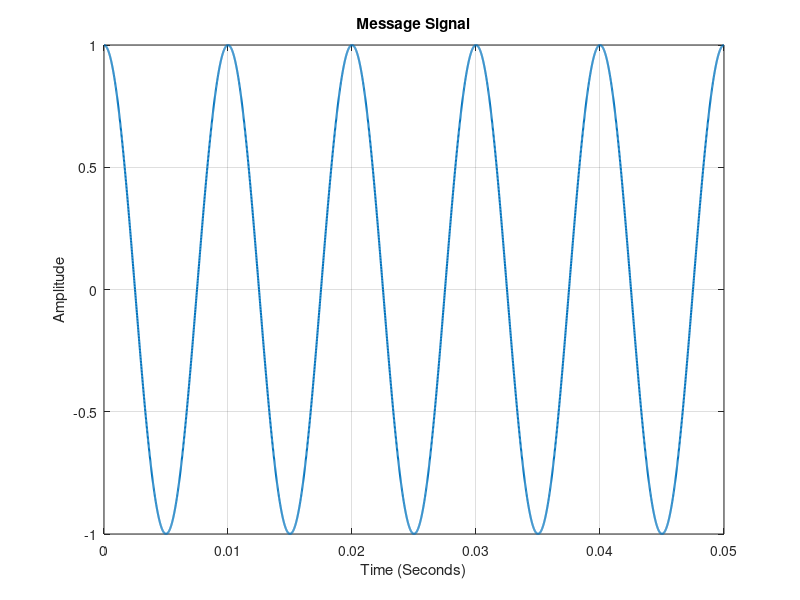
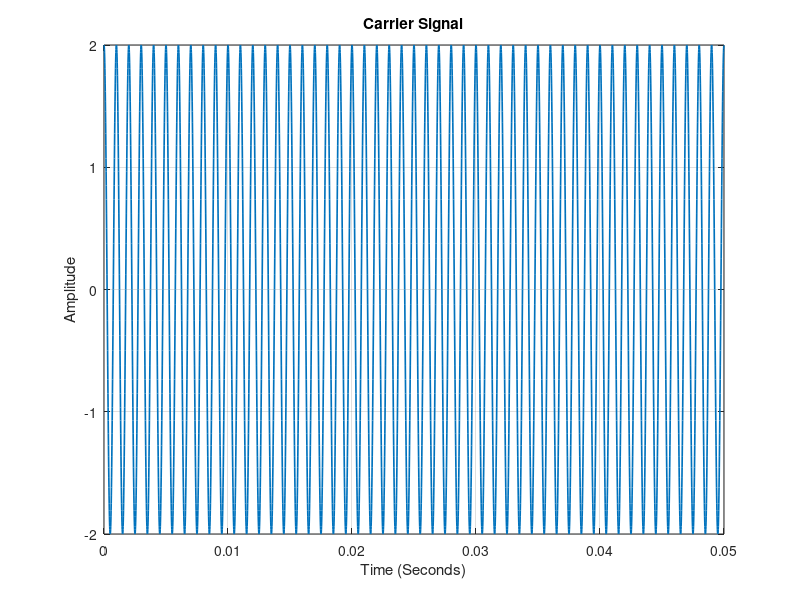
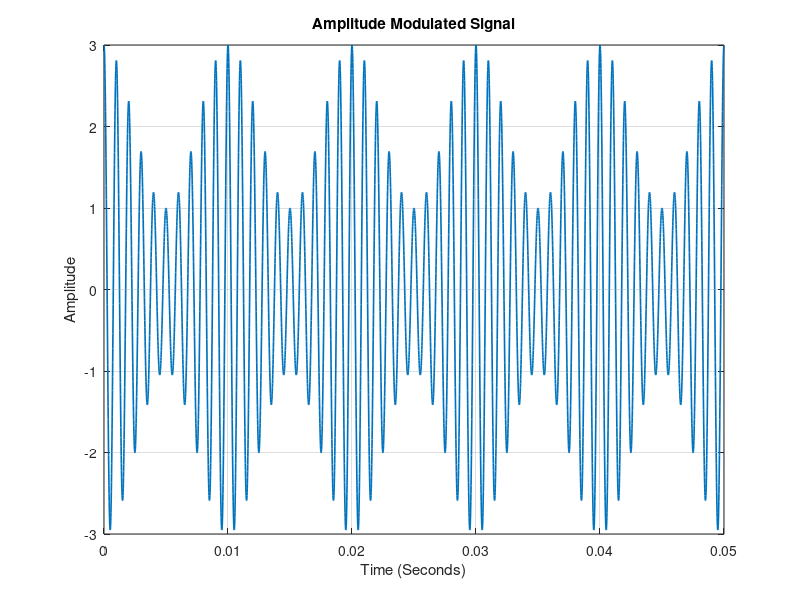
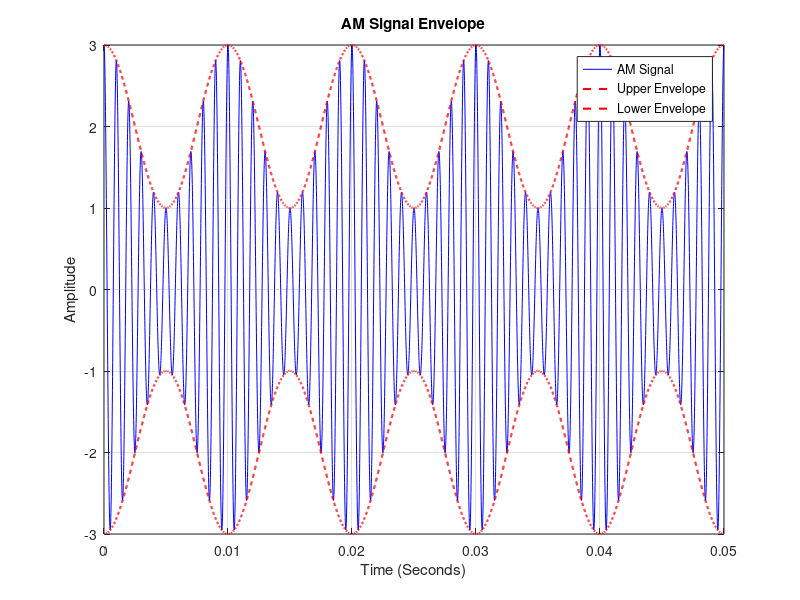

Write MATLAB code to recreate these figures, in order.
%% AMPLITUDE MODULATION (AM)
% Generation, Modulation, Demodulation and Spectrum Analysis

clc;
clear;
close all;

%% 1. PARAMETERS

Am = 1;             % Message Amplitude
Ac = 2;             % Carrier Amplitude

fm = 100;           % Message Frequency (Hz)
fc = 1000;          % Carrier Frequency (Hz)

mu = 0.5;           % Modulation Index

fs = 100000;        % Sampling Frequency
duration = 0.05;    % Simulation Duration

t = 0:1/fs:duration-1/fs;

fprintf('===== AM SYSTEM PARAMETERS =====\n');

fprintf('Message Frequency = %.2f Hz\n',fm);
fprintf('Carrier Frequency = %.2f Hz\n',fc);
fprintf('Modulation Index = %.2f\n',mu);

%% 2. MESSAGE SIGNAL

message = Am*cos(2*pi*fm*t);

figure;

plot(t,message,'LineWidth',1.5);

grid on;

title('Message Signal');

xlabel('Time (Seconds)');
ylabel('Amplitude');

%% 3. CARRIER SIGNAL

carrier = Ac*cos(2*pi*fc*t);

figure;

plot(t,carrier,'LineWidth',1.2);

grid on;

title('Carrier Signal');

xlabel('Time (Seconds)');
ylabel('Amplitude');

%% 4. AM MODULATION

% AM Equation:
% s(t) = Ac[1 + mu*cos(2*pi*fm*t)]cos(2*pi*fc*t)

AM_signal = Ac*(1 + mu*cos(2*pi*fm*t)) ...
            .* cos(2*pi*fc*t);

figure;

plot(t,AM_signal,'LineWidth',1.2);

grid on;

title('Amplitude Modulated Signal');

xlabel('Time (Seconds)');
ylabel('Amplitude');

%% 5. AM ENVELOPE

upper_envelope = Ac*(1 + mu*cos(2*pi*fm*t));

lower_envelope = -upper_envelope;

figure;

plot(t,AM_signal,'b');

hold on;

plot(t,upper_envelope,'r--','LineWidth',1.5);

plot(t,lower_envelope,'r--','LineWidth',1.5);

grid on;

title('AM Signal Envelope');

xlabel('Time (Seconds)');
ylabel('Amplitude');

legend('AM Signal','Upper Envelope','Lower Envelope');

%% 6. DEMODULATION
% Coherent Demodulation

demod_product = AM_signal .* cos(2*pi*fc*t);

% Frequency Domain Processing

N = length(demod_product);

Y = fft(demod_product);

f = (0:N-1)*(fs/N);

% Low Pass Filter in Frequency Domain

cutoff = 300;

filter_mask = (f <= cutoff) | (f >= fs-cutoff);

Y_filtered = Y .* filter_mask;

% Convert Back to Time Domain

baseband = real(ifft(Y_filtered));

% Remove DC Component and Recover Message

demodulated = (baseband - Ac/2)/(Ac*mu/2);

figure;

plot(t,message,'b','LineWidth',1.5);

hold on;

plot(t,demodulated,'r--','LineWidth',1.5);

grid on;

title('AM Demodulation');

xlabel('Time (Seconds)');
ylabel('Amplitude');

legend('Original Message','Recovered Message');

%% 7. FREQUENCY SPECTRUM

N = length(AM_signal);

Y = fft(AM_signal);

P2 = abs(Y/N);

P1 = P2(1:floor(N/2)+1);

P1(2:end-1) = 2*P1(2:end-1);

f_axis = fs*(0:floor(N/2))/N;

figure;

plot(f_axis,P1,'LineWidth',1.5);

grid on;

title('AM Frequency Spectrum');

xlabel('Frequency (Hz)');
ylabel('Magnitude');

xlim([0 2000]);

%% 8. MODULATION INDEX ANALYSIS

fprintf('\n===== MODULATION ANALYSIS =====\n');

fprintf('Modulation Index = %.2f\n',mu);

if mu < 1

    fprintf('Condition: Under Modulation\n');

elseif mu == 1

    fprintf('Condition: 100%% Modulation\n');

else

    fprintf('Condition: Over Modulation\n');

end

%% 9. FINAL RESULTS

fprintf('\n===== SIMULATION COMPLETED =====\n');

fprintf('Message Frequency = %.2f Hz\n',fm);

fprintf('Carrier Frequency = %.2f Hz\n',fc);

fprintf('Modulation Index = %.2f\n',mu);

fprintf('Lower Sideband = %.2f Hz\n',fc-fm);

fprintf('Upper Sideband = %.2f Hz\n',fc+fm);

fprintf('Bandwidth = %.2f Hz\n',2*fm);

fprintf('\nAM Simulation Finished Successfully!\n');
